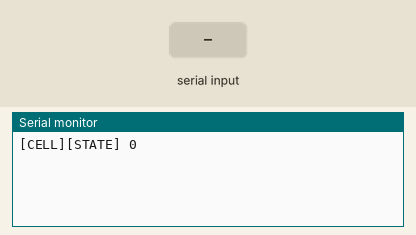
Simulated run of this sketch. Board: Arduino Mega 2560, built with avr-gcc and run on an emulated ATmega2560. Parts: the last lines printed to the serial monitor. Inputs (shaded band) come from the test bench. The modem accepts every AT command (registered, SIM ready, sends succeed) and sends nothing else.

Above: at 1.2 s.
1.3 s: "OK:1\n" received over the second serial link
At 1.8 s:
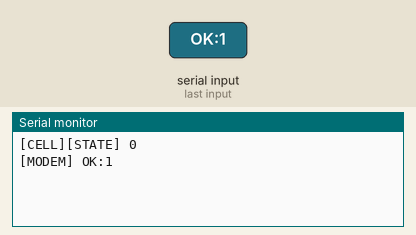
4.3 s: "ERROR:1\n" received over the second serial link
At 5.3 s:
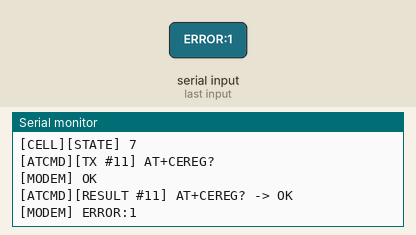
5.8 s: "RDY:1\n" received over the second serial link
At 5.99 s:
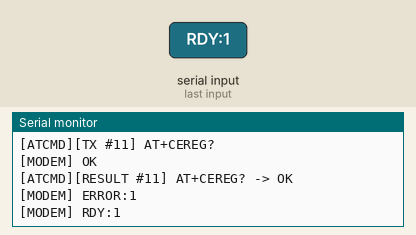
7.3 s: "ERROR\n" received over the second serial link
At 8.5 s:
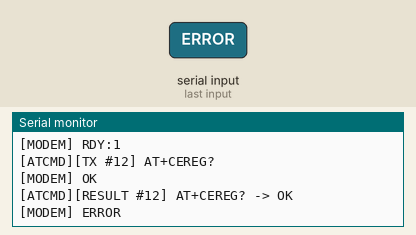
8.8 s: "+CME ERROR\n" received over the second serial link
At 8.99 s:
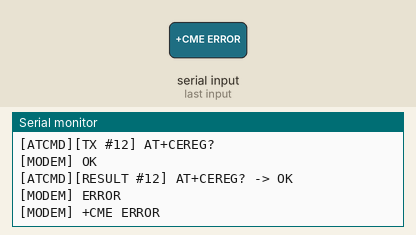
10.3 s: "+CMS ERROR\n" received over the second serial link
At 11.0 s:
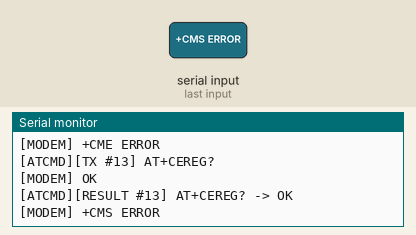

The sketch:

SimpleModemNetworking.ino
```cpp
#include <Arduino.h>

#if defined(ARDUINO_UNO_Q)
#include <Arduino_RouterBridge.h>

#define mySerial        Serial1
#define dbgSerial       Monitor
#endif

#if defined(ARDUINO_ARCH_AVR)
#include <SoftwareSerial.h>

#define mySerial        _mySerial
#define dbgSerial       Serial
SoftwareSerial          _mySerial(12, 13);   // RX, TX
#endif

static const uint32_t   MODEM_BAUDRATE = 115200;
static const uint32_t   DEBUG_BAUDRATE = 115200;

static const uint16_t   RB_SIZE = 256;
volatile uint8_t        ringBuf[RB_SIZE];
volatile uint16_t       ringBufHead = 0;
volatile uint16_t       ringBufTail = 0;

static const uint16_t   LINE_SIZE = 256;
static char             lineBuf[LINE_SIZE];
static uint16_t         lineLen = 0;

static const uint16_t   CMD_SIZE = 96;
static char             currentCmd[CMD_SIZE];
static char             expectPrefix[24];
static uint32_t         cmdSentMs = 0;
static uint32_t         cmdSeq = 0;
static uint32_t         cmdTimeoutMs = 1000;
static uint8_t          cmdRetryLeft = 0;
static bool             waitingCmdRsp = false;
static bool             expectedLineSeen = false;

static const char       PDP_APN[] = "internet";   // 改成 SIM 卡所需 APN

enum CellularState {
  CELL_BOOT,            /* 0 */
  CELL_SYNC_AT,         /* 1 */
  CELL_BASIC_CONFIG,    /* 2 */
  CELL_QUERY_INFO,      /* 3 */
  CELL_CHECK_SIM,       /* 4 */
  CELL_CHECK_SIGNAL,    /* 5 */
  CELL_CONFIG_REG_URC,  /* 6 */
  CELL_WAIT_REGISTER,   /* 7 */
  CELL_CONFIG_PDP,      /* 8 */
  CELL_ATTACH_PACKET,   /* 9 */
  CELL_ACTIVATE_PDP,    /* 10 */
  CELL_NETWORK_READY,   /* 11 */
  CELL_ERROR_RECOVERY   /* 12 */
};

static CellularState    cellState = CELL_BOOT;
static uint8_t          stateStep = 0;
static uint32_t         stateEnterMs = 0;
static uint32_t         lastStatusPollMs = 0;
static bool             commandDone = false;
static bool             commandOk = false;

static bool             modemReady = false;
static bool             simReady = false;
static bool             registeredNetwork = false;
static bool             packetAttached = false;
static bool             pdpActive = false;
static int              ceregStat = -1;

bool ringBufPush(uint8_t c)
{
  uint16_t next = (ringBufHead + 1) % RB_SIZE;
  if (next == ringBufTail) {
    return false;
  }
  ringBuf[ringBufHead] = c;
  ringBufHead = next;
  return true;
}

bool ringBufPop(uint8_t *c)
{
  if (ringBufHead == ringBufTail) {
    return false;
  }

  *c = ringBuf[ringBufTail];
  ringBufTail = (ringBufTail + 1) % RB_SIZE;
  return true;
}

void debugBegin()
{
#if defined(ARDUINO_UNO_Q)
  dbgSerial.begin();
#else
  dbgSerial.begin(DEBUG_BAUDRATE);
#endif
}

void uartRxTask()
{
  while (mySerial.available() > 0) {
    uint8_t c = (uint8_t)mySerial.read();
    if (!ringBufPush(c)) {
      dbgSerial.println(F("[RB] overflow"));
    }
  }
}

String lineParserTask()
{
  uint8_t c;

  while (ringBufPop(&c)) {
    if (c == '\r') {
      continue;
    }

    if (c == '\n') {
      if (lineLen > 0) {
        lineBuf[lineLen] = '\0';
        lineLen = 0;
        return lineBuf;
      }
      continue;
    }

    if (lineLen < (LINE_SIZE - 1)) {
      lineBuf[lineLen++] = (char)c;
    }
    else {
      lineBuf[lineLen] = '\0';
      dbgSerial.print(F("[LINE] too long, HEX data: "));
      for (uint16_t i = 0; i < 16; i++) {
        if ((uint8_t)lineBuf[i] < 0x10) dbgSerial.print("0");
        dbgSerial.print((uint8_t)lineBuf[i], HEX);
        dbgSerial.print(" ");
      }
      dbgSerial.println();
      lineLen = 0;
    }
  }

  return "";
}

bool startsWithText(const String &line, const char *prefix)
{
  return (prefix != NULL) && (prefix[0] != '\0') && line.startsWith(prefix);
}

bool isFinalResult(const String &line)
{
  return (line == "OK") ||
         (line == "ERROR") ||
         line.startsWith("+CME ERROR") ||
         line.startsWith("+CMS ERROR");
}

int parseNumberAfterColon(const String &line)
{
  int colon = line.indexOf(':');
  if (colon < 0) {
    return -1;
  }
  return line.substring(colon + 1).toInt();
}

int parseSecondNumber(const String &line)
{
  int comma = line.indexOf(',');
  if (comma < 0) {
    return -1;
  }
  return line.substring(comma + 1).toInt();
}

int parseCeregStat(const String &line)
{
  int stat = parseSecondNumber(line);
  if (stat >= 0) {
    return stat;
  }
  return parseNumberAfterColon(line);
}

void enterState(CellularState nextState)
{
  cellState = nextState;
  stateStep = 0;
  stateEnterMs = millis();

  dbgSerial.print(F("[CELL][STATE] "));
  dbgSerial.println((int)cellState);
}

bool sendAtCommand(const char *cmd, const char *expect, uint32_t timeoutMs, uint8_t retryMax)
{
  if (waitingCmdRsp) {
    return false;
  }

  strncpy(currentCmd, cmd, CMD_SIZE - 1);
  currentCmd[CMD_SIZE - 1] = '\0';

  if (expect == NULL) {
    expectPrefix[0] = '\0';
  }
  else {
    strncpy(expectPrefix, expect, sizeof(expectPrefix) - 1);
    expectPrefix[sizeof(expectPrefix) - 1] = '\0';
  }

  cmdSeq++;
  cmdTimeoutMs = timeoutMs;
  cmdRetryLeft = retryMax;
  cmdSentMs = millis();
  waitingCmdRsp = true;
  expectedLineSeen = (expectPrefix[0] == '\0');
  commandDone = false;
  commandOk = false;

  dbgSerial.print(F("[ATCMD][TX #"));
  dbgSerial.print(cmdSeq);
  dbgSerial.print(F("] "));
  dbgSerial.println(currentCmd);

  mySerial.println(currentCmd);
  return true;
}

void retryCurrentCommand()
{
  cmdSentMs = millis();
  expectedLineSeen = (expectPrefix[0] == '\0');

  dbgSerial.print(F("[ATCMD][RETRY #"));
  dbgSerial.print(cmdSeq);
  dbgSerial.print(F("] "));
  dbgSerial.println(currentCmd);

  mySerial.println(currentCmd);
}

void commandTimeoutTask()
{
  if (!waitingCmdRsp) {
    return;
  }

  if ((uint32_t)(millis() - cmdSentMs) < cmdTimeoutMs) {
    return;
  }

  if (cmdRetryLeft > 0) {
    cmdRetryLeft--;
    retryCurrentCommand();
    return;
  }

  dbgSerial.print(F("[ATCMD][TIMEOUT #"));
  dbgSerial.print(cmdSeq);
  dbgSerial.print(F("] "));
  dbgSerial.println(currentCmd);

  waitingCmdRsp = false;
  commandDone = true;
  commandOk = false;
}

bool handleUrc(const String &line)
{
  if ((line == "RDY") || (line == "APP RDY")) {
    modemReady = true;
    dbgSerial.print(F("[URC][BOOT] "));
    dbgSerial.println(line);
    return true;
  }

  if (line.startsWith("+CPIN:")) {
    simReady = (line.indexOf("READY") >= 0);
    dbgSerial.print(F("[URC][SIM] "));
    dbgSerial.println(line);
    return !waitingCmdRsp;
  }

  if (line.startsWith("+CEREG:")) {
    ceregStat = parseCeregStat(line);
    registeredNetwork = (ceregStat == 1) || (ceregStat == 5);
    dbgSerial.print(F("[URC][REG] stat="));
    dbgSerial.println(ceregStat);
    return !waitingCmdRsp;
  }

  if (line.startsWith("+CSCON:")) {
    dbgSerial.print(F("[URC][RRC] "));
    dbgSerial.println(line);
    return true;
  }

  if (line.startsWith("+CGEV:")) {
    if (line.indexOf("DEACT") >= 0) {
      pdpActive = false;
    }
    dbgSerial.print(F("[URC][PDP] "));
    dbgSerial.println(line);
    return true;
  }

  if (line.startsWith("+QIURC:")) {
    dbgSerial.print(F("[URC][QIURC] "));
    dbgSerial.println(line);
    return true;
  }

  if (line.startsWith("+NPSMR:")) {
    dbgSerial.print(F("[URC][PSM] "));
    dbgSerial.println(line);
    return true;
  }

  return false;
}

void handleCommandLine(const String &line)
{
  if (!waitingCmdRsp) {
    return;
  }

  if (startsWithText(line, expectPrefix)) {
    expectedLineSeen = true;

    if (line.startsWith("+CPIN:")) {
      simReady = (line.indexOf("READY") >= 0);
    }
    else if (line.startsWith("+CEREG:")) {
      ceregStat = parseCeregStat(line);
      registeredNetwork = (ceregStat == 1) || (ceregStat == 5);
    }
    else if (line.startsWith("+CGATT:")) {
      packetAttached = (line.indexOf(": 1") >= 0);
    }
    else if (line.startsWith("+CGPADDR:")) {
      pdpActive = (line.indexOf(".") >= 0);
    }
  }

  if (!isFinalResult(line)) {
    return;
  }

  waitingCmdRsp = false;
  commandDone = true;
  commandOk = (line == "OK") && expectedLineSeen;

  dbgSerial.print(F("[ATCMD][RESULT #"));
  dbgSerial.print(cmdSeq);
  dbgSerial.print(F("] "));
  dbgSerial.print(currentCmd);
  dbgSerial.print(F(" -> "));
  dbgSerial.println(line);
}

void dispatchModemLine(const String &line)
{
  if (line.length() == 0) {
    return;
  }

  dbgSerial.print(F("[MODEM] "));
  dbgSerial.println(line);

  bool urcHandled = handleUrc(line);
  if (urcHandled && !waitingCmdRsp) {
    return;
  }

  handleCommandLine(line);
}

bool commandFinished(bool *ok)
{
  if (!commandDone) {
    return false;
  }

  *ok = commandOk;
  commandDone = false;
  return true;
}

void cellularTask()
{
  bool ok = false;
  char cmd[CMD_SIZE];

  switch (cellState) {
    case CELL_BOOT:
      if (modemReady || ((uint32_t)(millis() - stateEnterMs) > 3000)) {
        enterState(CELL_SYNC_AT);
      }
      break;

    case CELL_SYNC_AT:
      if (stateStep == 0) {
        sendAtCommand("AT", NULL, 1000, 5);
        stateStep = 1;
      }
      else if (commandFinished(&ok)) {
        enterState(ok ? CELL_BASIC_CONFIG : CELL_ERROR_RECOVERY);
      }
      break;

    case CELL_BASIC_CONFIG:
      if (stateStep == 0) {
        sendAtCommand("ATE0", NULL, 1000, 2);
        stateStep = 1;
      }
      else if (stateStep == 1 && commandFinished(&ok)) {
        if (!ok) enterState(CELL_ERROR_RECOVERY);
        else {
          sendAtCommand("AT+CMEE=2", NULL, 1000, 2);
          stateStep = 2;
        }
      }
      else if (stateStep == 2 && commandFinished(&ok)) {
        enterState(ok ? CELL_QUERY_INFO : CELL_ERROR_RECOVERY);
      }
      break;

    case CELL_QUERY_INFO:
      if (stateStep == 0) {
        sendAtCommand("ATI", NULL, 2000, 1);
        stateStep = 1;
      }
      else if (stateStep == 1 && commandFinished(&ok)) {
        sendAtCommand("AT+CGMR", NULL, 2000, 1);
        stateStep = 2;
      }
      else if (stateStep == 2 && commandFinished(&ok)) {
        enterState(CELL_CHECK_SIM);
      }
      break;

    case CELL_CHECK_SIM:
      if (stateStep == 0) {
        sendAtCommand("AT+CPIN?", "+CPIN:", 3000, 10);
        stateStep = 1;
      }
      else if (stateStep == 1 && commandFinished(&ok)) {
        if (ok && simReady) enterState(CELL_CHECK_SIGNAL);
        else enterState(CELL_ERROR_RECOVERY);
      }
      break;

    case CELL_CHECK_SIGNAL:
      if (stateStep == 0) {
        sendAtCommand("AT+CSQ", "+CSQ:", 2000, 2);
        stateStep = 1;
      }
      else if (stateStep == 1 && commandFinished(&ok)) {
        sendAtCommand("AT+CESQ", "+CESQ:", 2000, 1);
        stateStep = 2;
      }
      else if (stateStep == 2 && commandFinished(&ok)) {
        enterState(CELL_CONFIG_REG_URC);
      }
      break;

    case CELL_CONFIG_REG_URC:
      if (stateStep == 0) {
        sendAtCommand("AT+CEREG=2", NULL, 1000, 2);
        stateStep = 1;
      }
      else if (stateStep == 1 && commandFinished(&ok)) {
        sendAtCommand("AT+CSCON=1", NULL, 1000, 1);
        stateStep = 2;
      }
      else if (stateStep == 2 && commandFinished(&ok)) {
        enterState(CELL_WAIT_REGISTER);
      }
      break;

    case CELL_WAIT_REGISTER:
      if (registeredNetwork) {
        enterState(CELL_CONFIG_PDP);
        break;
      }

      if (!waitingCmdRsp && ((uint32_t)(millis() - lastStatusPollMs) >= 3000)) {
        lastStatusPollMs = millis();
        sendAtCommand("AT+CEREG?", "+CEREG:", 3000, 1);
      }

      if (commandFinished(&ok) && registeredNetwork) {
        enterState(CELL_CONFIG_PDP);
      }
      break;

    case CELL_CONFIG_PDP:
      if (stateStep == 0) {
        snprintf(cmd, sizeof(cmd), "AT+CGDCONT=1,\"IP\",\"%s\"", PDP_APN);
        sendAtCommand(cmd, NULL, 3000, 2);
        stateStep = 1;
      }
      else if (stateStep == 1 && commandFinished(&ok)) {
        enterState(ok ? CELL_ATTACH_PACKET : CELL_ERROR_RECOVERY);
      }
      break;

    case CELL_ATTACH_PACKET:
      if (stateStep == 0) {
        sendAtCommand("AT+CGATT?", "+CGATT:", 3000, 2);
        stateStep = 1;
      }
      else if (stateStep == 1 && commandFinished(&ok)) {
        if (packetAttached) {
          enterState(CELL_ACTIVATE_PDP);
        }
        else {
          sendAtCommand("AT+CGATT=1", NULL, 10000, 3);
          stateStep = 2;
        }
      }
      else if (stateStep == 2 && commandFinished(&ok)) {
        packetAttached = ok;
        enterState(ok ? CELL_ACTIVATE_PDP : CELL_ERROR_RECOVERY);
      }
      break;

    case CELL_ACTIVATE_PDP:
      if (stateStep == 0) {
        sendAtCommand("AT+CGACT=1,1", NULL, 10000, 2);
        stateStep = 1;
      }
      else if (stateStep == 1 && commandFinished(&ok)) {
        sendAtCommand("AT+CGPADDR=1", "+CGPADDR:", 3000, 2);
        stateStep = 2;
      }
      else if (stateStep == 2 && commandFinished(&ok)) {
        enterState((ok && pdpActive) ? CELL_NETWORK_READY : CELL_ERROR_RECOVERY);
      }
      break;

    case CELL_NETWORK_READY:
      if ((uint32_t)(millis() - lastStatusPollMs) >= 10000) {
        lastStatusPollMs = millis();
        dbgSerial.println(F("[CELL] network ready"));
      }
      break;

    case CELL_ERROR_RECOVERY:
      if (!waitingCmdRsp && ((uint32_t)(millis() - stateEnterMs) > 5000)) {
        modemReady = false;
        simReady = false;
        registeredNetwork = false;
        packetAttached = false;
        pdpActive = false;
        enterState(CELL_BOOT);
      }
      break;
  }
}

void setup()
{
  mySerial.begin(MODEM_BAUDRATE);
  debugBegin();
  enterState(CELL_BOOT);
}

void loop()
{
  String line = "";

  uartRxTask();
  commandTimeoutTask();
  cellularTask();

  line = lineParserTask();
  dispatchModemLine(line);
}
```

Measured:
- after the input at 1.3 s, the serial monitor: prints a new line at once (image 1)
- after the input at 4.3 s, the serial monitor: prints a new line at once (image 2)
- after the input at 5.8 s, the serial monitor: prints a new line at once (image 3)
- after the input at 7.3 s, the serial monitor: prints a new line at once (image 4)
- after the input at 8.8 s, the serial monitor: prints a new line at once (image 5)
- after the input at 10.3 s, the serial monitor: prints a new line at once (image 6)
